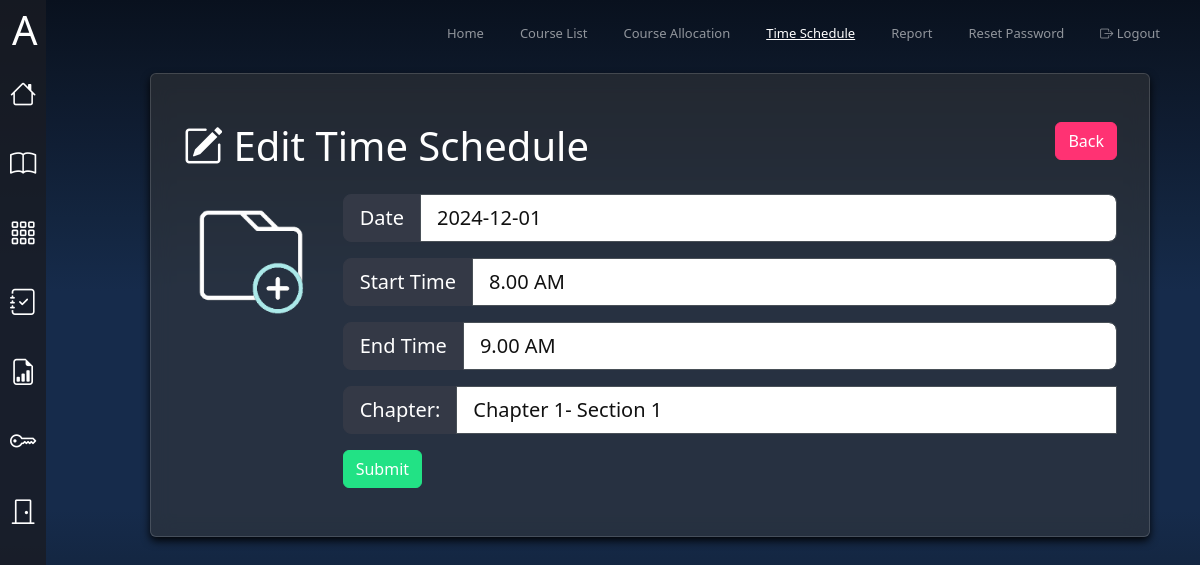
The page /Lecturer_Dashboard/Time_Schedule/edit.php?ScheduleID=1 (signed in) on the database its author committed.
### tables this page shows
CREATE TABLE `timeschedule` (
  `ScheduleID` int(11) NOT NULL,
  `AllocationID` int(100) NOT NULL,
  `Chapter` varchar(100) NOT NULL,
  `StartTime` varchar(100) NOT NULL,
  `EndTime` varchar(100) NOT NULL,
  `Date` date NOT NULL,
  `MA-Action` varchar(100) NOT NULL
);

### Lecturer_Dashboard/Time_Schedule/edit.php (the view, shortened to what this page needs)
<!DOCTYPE html>
<html lang="en" data-bs-theme="dark">
<head>
  <link href="https://cdn.jsdelivr.net/npm/bootstrap@5.3.0/dist/css/bootstrap.min.css" rel="stylesheet">
  <link href="https://cdn.jsdelivr.net/npm/bootstrap-icons/font/bootstrap-icons.css" rel="stylesheet">
  <link href="../custom-styles.css" rel="stylesheet">
</head>
<body>
  <div class="sidebar">
    <ul class="nav flex-column">
        <li class="nav-item">
        <a class="nav-link" href="../Lecturer_index.php" data-bs-toggle="tooltip" data-bs-placement="right" title="Home">
            <i class="bi bi-house"></i>
        </a>
        </li>
        <li class="nav-item">
        <a class="nav-link" href="../Course_List/Course_List.php" data-bs-toggle="tooltip" data-bs-placement="right" title="Course List">
            <i class="bi bi-book"></i>
        </a>
        </li>
        <li class="nav-item">
        <a class="nav-link" href="../Course_Allocation/Course_Allocation.php" data-bs-toggle="tooltip" data-bs-placement="right" title="Course Allocation">
            <i class="bi bi-grid-3x3-gap"></i>
        </a>
        </li>
        <li class="nav-item">
        <a class="nav-link" href="../Time_Schedule/Time_Schedule.php" data-bs-toggle="tooltip" data-bs-placement="right" title="Time Schedule">
            <i class="bi bi-journal-check"></i>
        </a>
        </li>
        <li class="nav-item">
        <a class="nav-link" href="../Report/Report.php" data-bs-toggle="tooltip" data-bs-placement="right" title="Report">
            <i class="bi bi-file-earmark-bar-graph"></i>
        </a>
        </li>
        <li class="nav-item">
        <a class="nav-link" href="../Password_Reset/Password_Reset.php" data-bs-toggle="tooltip" data-bs-placement="right" title="Password Reset">
            <i class="bi bi-key"></i>
        </a>
        </li>
        <li class="nav-item">
        <a class="nav-link" href="../../Login_Lecturer/logout.php" data-bs-toggle="tooltip" data-bs-placement="right" title="Logout">
            <i class="bi bi-door-closed"></i>
        </a>
        </li>
    </ul>
  </div>
  <nav class="navbar navbar-expand-lg navbar-dark bg-dark">
    <div class="container-fluid">
      <a class="navbar-brand" href="#"><h1 class="my-10">A</h1></a>
      <div class="collapse navbar-collapse" id="navbarNav">
        <ul class="navbar-nav ms-auto">
          <li class="nav-item">
            <a class="nav-link " aria-current="page" href="../Lecturer_index.php">Home</a>
          </li>
          <li class="nav-item">
            <a class="nav-link " href="../Course_List/Course_List.php">Course List</a>
          </li>
          <li class="nav-item">
            <a class="nav-link " href="../Course_Allocation/Course_Allocation.php">Course Allocation</a>
          </li>
          <li class="nav-item">
            <a class="nav-link  active" href="../Time_Schedule/Time_Schedule.php">Time Schedule</a>
          </li>
          <li class="nav-item">
            <a class="nav-link " href="../Report/Report.php">Report</a>
          </li>
          <li class="nav-item">
            <a class="nav-link " href="../Password_Reset/Password_Reset.php">Reset Password</a>
          </li>
          <li class="nav-item">
            <a class="nav-link btn btn-outline-danger btn-sm" href="../../Login_Lecturer/logout.php"><span class="bi bi-box-arrow-right"></span> Logout</a>
          </li>
        </ul>
      </div>
    </div>
  </nav>
<div class="content">
  <div class="card head-card p-3 mt-2">
    <div class="card-body">
        <?php
        if(isset($_GET["ScheduleID"])){
            $ScheduleID = $_GET["ScheduleID"];
            include("../connect.php") ;
            $sql="SELECT * FROM timeschedule WHERE ScheduleID ='$ScheduleID'";
            $result = mysqli_query($conn,$sql);
            $row = mysqli_fetch_array($result);
          ?>
            <header class="d-flex justify-content-between my-3">
            <h1><i class="bi bi-pencil-square"></i> Edit Time Schedule</h1>
            <div>
                <a href="Time_Schedule.php" class ="btn btn-danger">Back</a>
            </div>
            </header>
            <div class="row">
                <div class="col-md-2">
                    <img src="../../icons/anim-b/add-folder.gif" class="img-fluid rounded" alt="Image">
                </div>
            <div class="col-md-10">
                <form action="process.php" method ="POST">
                <div class="input-group input-group-lg mb-3">
                    <span class="input-group-text">Date</span>
                    <input type="text" class="form-control"  name="Date"  value="<?php echo $row["Date"];?>">
                </div>
                <div class="input-group input-group-lg mb-3">
                    <span class="input-group-text">Start Time</span>
                    <input type="text" class="form-control" name="StartTime"  value="<?php echo $row["StartTime"];?>">
                </div>
                <div class="input-group input-group-lg mb-3">
                    <span class="input-group-text">End Time</span>
                    <input type="text" class="form-control" name="EndTime"  value="<?php echo $row["EndTime"];?>">
                </div>
                <div class ="input-group input-group-lg mb-3">
                    <span class="input-group-text">Chapter:</span>
                    <input type ="text" name="Chapter"  value="<?php echo $row["Chapter"];?>"  class="form-control">
                </div>
                <div class ="input-group mb-3">
                    <input type="submit" value="Submit" class="btn btn-success" name ="edit">
                </div>
                </form>
            </div>
            </div>
        </div>
    </div>
  </div>
    <?php
        }
        ?>
</body>
</html>

### Lecturer_Dashboard/custom-styles.css (style rules this page uses)
:root { --bs-body-bg: rgba(232, 249, 255, 0.918); --bs-body-color: #242424; --bs-link-color: #c595ff; --bs-primary: #1874eb; --bs-success: #22e285; --bs-danger: #ff3273; }
.btn-success { background-color: var(--bs-success); border-color: var(--bs-success); }
.btn-danger { background-color: var(--bs-danger); border-color: var(--bs-danger); }
body { background-image: linear-gradient(to bottom, #09111e, #0d1829, #101e34, #13253f, #162b4b, #162b4b, #162b4b, #162b4b, #13253f, #101e34, #0d1829, #09111e); background-size: cover; background-position: center; height: 100vh; display: flex; }
.sidebar { position: fixed; top: 0; bottom: 0; left: 0; z-index: 100; padding: 60px 0 0; background-color: rgba(25, 28, 36, 0.8); }
.navbar { position: fixed; top: 0; right: 0; left: 0; z-index: 1030; padding: 1px 0; background-color: transparent !important; }
.content { margin-top: 65px; margin-left: 150px; width: calc(100% - 200px); }
.navbar-brand, .nav-link { font-size: 13px; }
.sidebar .nav-link { color: #fff; font-size: 35px; padding: 15px 10px; text-align: center; }
.sidebar .nav-link i { font-size: 0.75em; display: block; }
nav ul { list-style: none; padding: 0; display: flex; }
nav ul li { margin-right: 20px; }
nav ul li a { text-decoration: none; color: black; position: relative; display: inline-block; padding-bottom: 5px; }
nav ul li a::after { content: ''; position: absolute; left: 0; bottom: 0; height: 2px; width: 100%; background-color: white; transform: scaleX(0); transform-origin: right; transition: transform 0.3s ease; }
.navbar-nav .nav-link.active { text-decoration: underline; }
input[type="text"], input[type="email"], input[type="password"], textarea, select { background-color: white !important; color: rgb(17, 17, 17) !important; }
input::placeholder, textarea::placeholder, select::placeholder { color: rgb(80, 80, 80) !important; }
.input-group-text { background-color: #343946; color: white; border: 1px solid #343946; }

### Lecturer_Dashboard/Time_Schedule/edit.php (style rules this page uses)
.head-card img { max-height: 600px; }
.head-card { background: rgba(57, 57, 57, 0.5); color:white; backdrop-filter: blur(10px); box-shadow: 0px 4px 8px rgba(0, 0, 0, 0.9); }

### rows shown on the page
timeschedule: Date "2024-12-01", StartTime "8.00 AM", EndTime "9.00 AM", Chapter "Chapter 1- Section 1"
